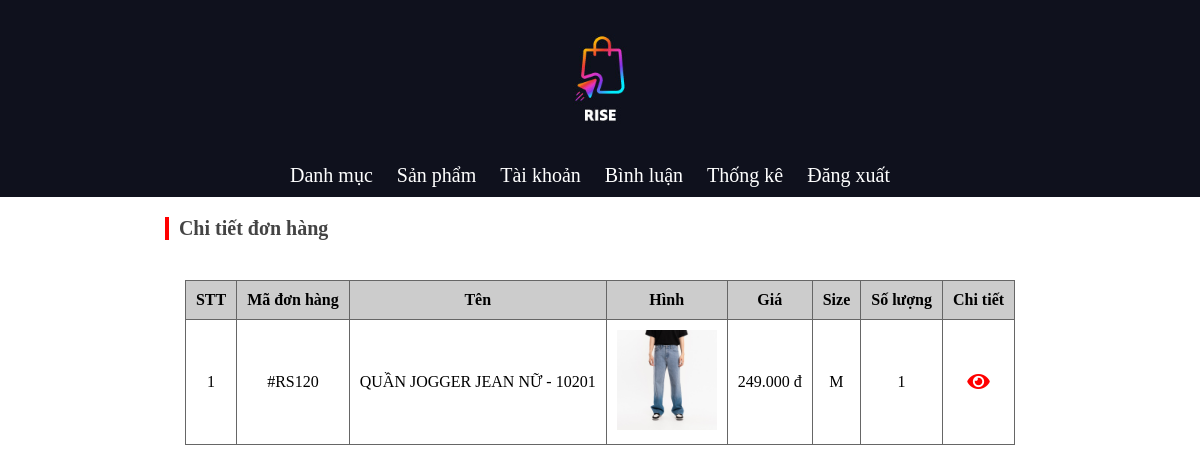
/admin/admin.php?pg=chitietlichsu&id=120, run on the app's committed database.
### tables this page shows
CREATE TABLE `cart` (
  `id` int(4) NOT NULL,
  `ten` varchar(100) NOT NULL,
  `hinh` varchar(100) NOT NULL,
  `size` varchar(9) NOT NULL,
  `sl` int(11) NOT NULL,
  `gia` int(10) NOT NULL,
  `idpro` int(4) NOT NULL,
  `idbill` int(4) NOT NULL
);

### dao/pdo.php (called while the page is built, shortened)
<?php
function pdo_get_connection()
{
    $dburl = "mysql:host=localhost;dbname=dataduan1;charset=utf8";
    $username = 'root';
    $password = '';
    $conn = new PDO($dburl, $username, $password);
    $conn->setAttribute(PDO::ATTR_ERRMODE, PDO::ERRMODE_EXCEPTION);
    return $conn;
}
function pdo_query($sql)
{
    $sql_args = array_slice(func_get_args(), 1);
    try {
        $conn = pdo_get_connection();
        $stmt = $conn->prepare($sql);
        $stmt->execute($sql_args);
        $rows = $stmt->fetchAll();
        return $rows;
    } catch (PDOException $e) {
        throw $e;
    } finally {
        unset($conn);
    }
}

### dao/bill.php (called while the page is built, shortened)
<?php
require_once 'pdo.php';
function showw_ctlich($idbill)
{
    $sql = "SELECT * FROM cart WHERE idbill= ? ";
    return pdo_query($sql, $idbill);
}

### admin/quantri/chitietdh.php (the view, shortened to what this page needs)
<link rel="stylesheet" href="../view/css/cart.css">
<?php
$kq = '';
$stt = 0;
foreach ($showls as $value) {
    extract($value);
    $stt++;
    $kq .= ' <tr>
        <td>' . $stt . '</td>
        <td>#RS' . $idbill . '</td>
        <td>' . $ten . '</td>
        <td><img src="../' . $hinh . '" width=100></td>
        <td>' . number_format(floatval($gia), 0, ",", ".") . ' đ</td>
        <td>' . $size . '</td>
        <td>' . $sl . '</td>
        <td><a href="../index.php?pg=sanphamchitiet&id=' . $idpro . '"><i class="fas fa-eye" style="color: #ff0000;"></i></a></td>
    </tr>';
}
?>
<div class="cart">
    <div class="cart_left">
        <p>Chi tiết đơn hàng</p>
        <table>
            <tr>
                <th>STT</th>
                <th>Mã đơn hàng</th>
                <th>Tên</th>
                <th>Hình</th>
                <th>Giá</th>
                <th>Size</th>
                <th>Số lượng</th>
                <th>Chi tiết</th>
            </tr>
            <?php echo $kq; ?>
        </table>
    </div>
</div>

### view/css/admin.css (style rules this page uses)
body { margin: 0; padding: 0; }
table { flex: 2; }
table { margin: 20px; float: left; text-align: center; border: none; border-collapse: collapse; }
th { background-color: #f2f2f2; padding: 8px; border: none; }
td { border-bottom: 1px solid rgb(160, 166, 162); text-align: center; padding: 8px; }
a { text-decoration: none; font-size: 20px; }

### view/css/cart.css (style rules this page uses)
.cart { display: flex; justify-content: space-evenly; }
.cart_left p, .cart_right p { color: #000; font-family: Space Grotesk; font-size: 20px; font-style: normal; font-weight: bold; line-height: normal; padding-left: 10px; color: #444444; border-left: 4px red solid; }
.cart table { border-collapse: collapse; }
.cart table tr th { background-color: #CCC; }
th, td { padding: 10px; border: 1px #666666 solid; text-align: center; }
.cart table tr td a { text-decoration: none; font-weight: bold; }

### data on the page
cart: idbill "120", ten "QUẦN JOGGER JEAN NỮ - 10201", hinh (picture), gia "249.000", size "M", sl "1"
